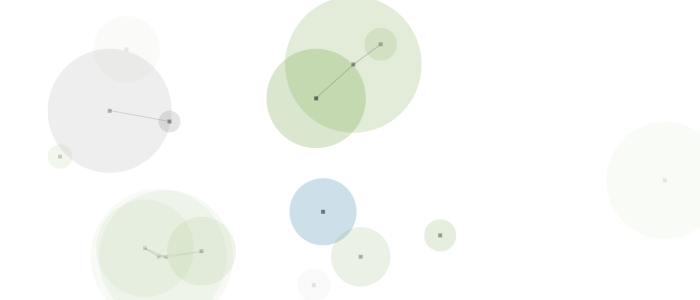
Frame 1 (no input)
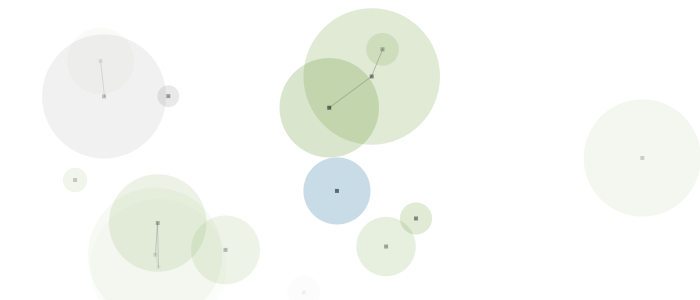
Frame 60 (the mouse pressed at the canvas centre just before this capture)
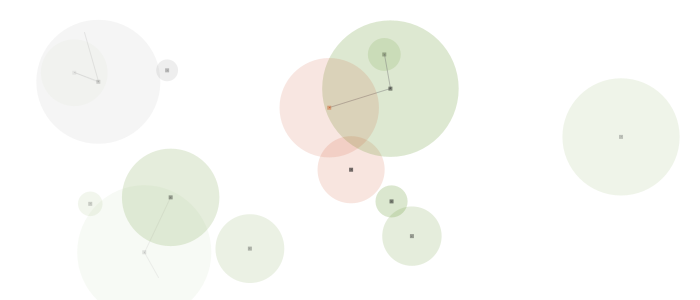
Frame 120 (the mouse held since frame 60 and released just before this capture)

The Processing sketch that drew these frames (run headless with seeded random() and noise(); from frame 60 on, the mouse is pressed at the canvas centre):

// Processing sketch: spheres
// ── spheres.pde
/* 
 Spheres - v.1.0.0 - 2014/01/03 
 PROCESSINGJS.COM HEADER ANIMATION  
 MIT License - F1lT3R/Hyper-Metrix
 Modified by Casey Reas, 7 Nov 2013
 Modified by slsdo, 3 Jan 2014
 Native Processing Compatible 
 */

int count = 20; // Set number of circles
Sphere[] circles = new Sphere[count];
color[] circleColors = new color[count];
float ds=2; // Set size of dot in circle center
boolean dragging = false;
//Colors taken from the IDE
color[] colors = { 
  #21759b, // Blue
  #669933, // Green
  #777777  // Gray
};
float ww;
float hh;
float wwhh;

// Set up canvas
void setup() {
  frameRate(60); // Frame rate
  size(700, 300); // Size of canvas (width,height)
  strokeWeight(1); // Stroke/line/border thickness
  background(255, 255, 255);

  ww = (width*0.5)*(width*0.5);
  hh = (height*0.5)*(height*0.5);
  wwhh = ww*hh;
  
  for (int i = 0; i < count; i++) {
    circles[i] = new Sphere();
  }
}

void draw() {
  background(255, 255, 255);

  // Begin looping through circle array
  for (int i = 0; i < count; i++) {
    update(circles[i]);
    render(circles[i]);
  }
}

void update(Sphere c) {
  c.acc.set(0, 0, 0);
  float vdamp = 0.99; // Velocity damping force
  PVector m = new PVector(mouseX, mouseY);
  
  if (c.locked && c.parent == null) {
    // Move the particle's coordinates to the mouse's position, minus its original offset
    c.acc = PVector.sub(PVector.sub(m, c.offset), c.pos);
    c.acc.limit(1); // Limit to maximum force
    c.vel.add(c.acc); // Apply acceleration
    c.vel.limit(3); // Limit to maximum speed
    c.pos = PVector.sub(m, c.offset);
  }
  else if (c.locked && c.parent != null && dist2(c.pos, c.parent.pos) >= c.parent.rad2) {
    // Move the particle's coordinates to the parent's position, minus its original offset
    c.rest.set(c.parent.pos);
    PVector force = PVector.mult(PVector.sub(c.pos, c.rest), -c.k); // f = -k
    c.acc = PVector.div(force, c.rad*0.5); // Set the acceleration, f = ma == a = f/m
    c.vel = PVector.mult(PVector.add(c.vel, c.acc), c.damp); // Set the velocity
    c.vel.limit(14); // Limit to maximum speed
    c.pos.add(c.vel); // Updated position
  }
  else {
    c.acc.limit(1); // Limit to maximum force
    c.vel.add(c.acc); // Apply acceleration
    if (mag2(c.vel) > 0.5*0.5) {
      c.vel.x *= vdamp;
      c.vel.y *= vdamp;
    }
    c.pos.add(c.vel); // Move circle
    c.rest.set(c.pos); // Move circle
  }
  
  c.opa = calcOpacity(c.pos.x, c.pos.y); // Update opacity

  float dm = c.rad*2; // Cache diameter
  // Wrap around canvas edges
  if (c.pos.x < -dm) c.pos.x = width + dm;
  if (c.pos.x > width + dm) c.pos.x = -dm;
  if (c.pos.y < -dm) c.pos.y = height + dm;
  if (c.pos.y > height + dm) c.pos.y = -dm;
}

void render(Sphere c) {
  PVector m = new PVector(mouseX, mouseY);
  if (dist2(c.pos, m) < c.rad2) fill(#c93b0e, c.opa*0.5);  // orange if mouseover
  else fill(c.c, c.opa); // regular
  noStroke(); // Disable shape stroke/border

  ellipse(c.pos.x, c.pos.y, c.rad*2, c.rad*2); // Draw circle

  // If current circle is selected...
  if ((c.locked && c.parent == null && dragging)) {
    fill(#CD6633, c.opa*2); // Center dot color orange
    stroke(#CD6633, c.opa*4); // Line color orange
  } 
  else {
    fill(#000000, c.opa*2); // Center dot color black
    stroke(#777777, c.opa*2); // Line color turquoise
  }

  // Loop through all circles
  for (int j = 0; j < count; j++) {
    // If the circles are close
    if (dist2(c.pos, circles[j].pos) < c.rad2) {
      // Stroke a line from current circle to adjacent circle
      line(c.pos.x, c.pos.y, circles[j].pos.x, circles[j].pos.y);
      // Attach it to parent
      if (c.locked && !circles[j].locked) {
        circles[j].locked = true;
        // Assign parent and children
        circles[j].parent = c;
        c.children.add(circles[j]);
      }
    }
    else if (circles[j].parent != null && circles[j].parent == c) {
      line(c.pos.x, c.pos.y, circles[j].pos.x, circles[j].pos.y); // Link to parent
    }
  }

  noStroke(); // Turn off stroke/border
  rect(c.pos.x - ds, c.pos.y - ds, ds * 2, ds * 2); // Draw dot in center of circle
}

float calcOpacity(float posx, float posy) {
  float opax = abs(width*0.5 - posx);
  float opay = abs(height*0.5 - posy);
  float opacity = opax*opax*hh + opay*opay*ww; // Eqn of ellipse: x^2/a^2 + y^2/b^2 = 1
  opacity = map(opacity, wwhh + wwhh, 0, -70, 70); // Map to canvas
  opacity = constrain(opacity, 0, 100);
  return opacity;
}

float mag2(PVector v) { return (v.x*v.x + v.y*v.y + v.z*v.z); }
float dist2(PVector v1, PVector v2) { return ((v1.x - v2.x)*(v1.x - v2.x) + (v1.y - v2.y)*(v1.y - v2.y) + (v1.z - v2.z)*(v1.z - v2.z)); }

void mousePressed () {
  // Look for a circle the mouse is in, then lock that circle to the mouse
  PVector m = new PVector(mouseX, mouseY);
  for (int i = 0; i < count; i++) {
    // If the circles are close...
    if (dist2(circles[i].pos, m) < circles[i].rad2) {
      circles[i].locked = true;
      circles[i].offset = PVector.sub(m, circles[i].pos);
      dragging = true; // Break out of the loop because we found our circle
      break;
    }
  }
}

void mouseReleased() {
  // User is no-longer dragging
  for (int i = 0; i < count; i++) {
    circles[i].offset.set(0, 0, 0);
    circles[i].rest.set(0, 0, 0); // Clear all children
    circles[i].locked = false;
    circles[i].parent = null; // Clear parent
    circles[i].children.clear(); // Clear all children
  }
  dragging = false;
}

class Sphere
{
  float w;
  float h;
  float rad;
  float rad2;
  PVector pos;
  PVector vel;
  PVector acc;
  PVector offset;
  PVector rest;
  color c;
  float opa;
  boolean locked;
  Sphere parent;
  ArrayList children;
  float k = 0.1; // Spring constant
  float damp = 0.98; // Damping

  Sphere() {
    w = random(width); // X
    h = random(height); // Y
    rad = random(10, 70); // Radius
    rad2 = rad*rad;
    pos = new PVector(random(width), random(height)); // Location
    vel = new PVector(random(-0.5, 0.5), random(-0.5, 0.5)); // Speed
    acc = new PVector(0, 0); // Acceleration
    offset = new PVector(0, 0); // Offset from mouse
    rest = new PVector(pos.x, pos.y); // Rest position
    c = colors[int(random(colors.length))]; // Color
    opa = calcOpacity(pos.x, pos.y); // Calculate opacity
    locked = false;
    parent = null;
    children = new ArrayList();
  }
}
